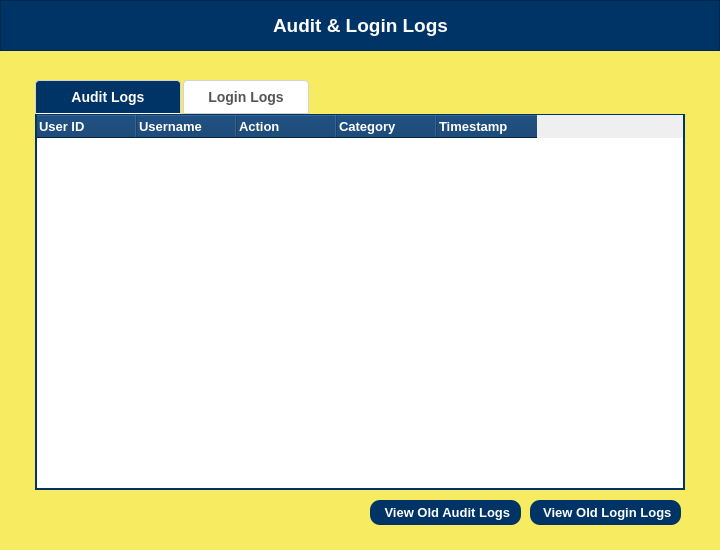
<?xml version="1.0" encoding="UTF-8"?>
<ui version="4.0">
 <class>Dialog</class>
 <widget class="QDialog" name="Dialog">
  <property name="geometry">
   <rect>
    <x>0</x>
    <y>0</y>
    <width>720</width>
    <height>550</height>
   </rect>
  </property>
  <property name="maximumSize">
   <size>
    <width>720</width>
    <height>550</height>
   </size>
  </property>
  <property name="windowTitle">
   <string>Dialog</string>
  </property>
  <widget class="QWidget" name="widgetAddApp" native="true">
   <property name="geometry">
    <rect>
     <x>0</x>
     <y>0</y>
     <width>720</width>
     <height>550</height>
    </rect>
   </property>
   <property name="maximumSize">
    <size>
     <width>720</width>
     <height>550</height>
    </size>
   </property>
   <property name="font">
    <font>
     <family>Arial</family>
     <kerning>false</kerning>
    </font>
   </property>
   <property name="styleSheet">
    <string notr="true">QWidget #widgetAddApp {
	background-color:  rgb(246, 235, 97);
}</string>
   </property>
   <widget class="QFrame" name="frame">
    <property name="geometry">
     <rect>
      <x>0</x>
      <y>0</y>
      <width>720</width>
      <height>51</height>
     </rect>
    </property>
    <property name="font">
     <font>
      <family>Arial</family>
      <kerning>false</kerning>
     </font>
    </property>
    <property name="styleSheet">
     <string notr="true">background-color: rgb(0, 51, 102);
color: white;</string>
    </property>
    <property name="frameShape">
     <enum>QFrame::StyledPanel</enum>
    </property>
    <property name="frameShadow">
     <enum>QFrame::Raised</enum>
    </property>
    <widget class="QLabel" name="label">
     <property name="geometry">
      <rect>
       <x>210</x>
       <y>10</y>
       <width>301</width>
       <height>31</height>
      </rect>
     </property>
     <property name="font">
      <font>
       <family>Arial</family>
       <pointsize>14</pointsize>
       <weight>75</weight>
       <bold>true</bold>
       <kerning>false</kerning>
      </font>
     </property>
     <property name="text">
      <string>Audit &amp; Login Logs</string>
     </property>
     <property name="alignment">
      <set>Qt::AlignCenter</set>
     </property>
    </widget>
   </widget>
   <widget class="QTabWidget" name="logWidget">
    <property name="geometry">
     <rect>
      <x>35</x>
      <y>80</y>
      <width>650</width>
      <height>410</height>
     </rect>
    </property>
    <property name="styleSheet">
     <string notr="true">QTabWidget::pane {
    border: 1px solid  rgb(0, 51, 102);
    border-top: none;
    background-color: white;
}

QTabBar::tab {
    font-family: &quot;Arial&quot;;
    font-size: 14px;
    font-weight: bold;
    color: #555;
    background: white;
    border: 1px solid #d3d3d3;
    border-bottom-color: #d3d3d3;
    border-top-left-radius: 4px;
    border-top-right-radius: 4px;
    min-width: 100px;
    max-width: 200px;
    padding: 6px 12px;
    margin-right: 2px;
	height: 20%;
}

QTabBar::tab:hover {
    background: #e0e0e0;
    color: #333;
}

QTabBar::tab:selected {
    background: rgb(0, 51, 102);
    color: white;
    border-bottom-color: white;
    min-width: 120px;
}

QTabBar::tab:focus {
    border: 1px solid #4a90e2;
    background-color:  rgb(0, 51, 102);
}

QTabBar::tab:selected:focus {
    border-bottom: 2px solid #4a90e2;
	background-color:  rgb(0, 51, 102);
}</string>
    </property>
    <property name="currentIndex">
     <number>0</number>
    </property>
    <widget class="QWidget" name="tabAudit">
     <attribute name="title">
      <string>Audit Logs</string>
     </attribute>
     <widget class="QTableWidget" name="tableAudit">
      <property name="geometry">
       <rect>
        <x>0</x>
        <y>0</y>
        <width>648</width>
        <height>375</height>
       </rect>
      </property>
      <property name="styleSheet">
       <string notr="true">QTableWidget {
    border: 1px solid  rgb(0, 51, 102);
    background-color: white;
    gridline-color: #dcdcdc;
}

QHeaderView::section {
    background-color: rgb(0, 51, 102);
    color: white;
    padding: 2px;
}

QTableWidget::item {
    font-size: 10px;
	padding-left: 2px;
}
</string>
      </property>
      <column>
       <property name="text">
        <string>User ID</string>
       </property>
       <property name="font">
        <font>
         <family>Arial</family>
         <pointsize>10</pointsize>
         <weight>75</weight>
         <bold>true</bold>
        </font>
       </property>
       <property name="textAlignment">
        <set>AlignLeading|AlignVCenter</set>
       </property>
      </column>
      <column>
       <property name="text">
        <string>Username</string>
       </property>
       <property name="font">
        <font>
         <family>Arial</family>
         <pointsize>10</pointsize>
         <weight>75</weight>
         <bold>true</bold>
        </font>
       </property>
       <property name="textAlignment">
        <set>AlignLeading|AlignVCenter</set>
       </property>
      </column>
      <column>
       <property name="text">
        <string>Action</string>
       </property>
       <property name="font">
        <font>
         <family>Arial</family>
         <pointsize>10</pointsize>
         <weight>75</weight>
         <bold>true</bold>
        </font>
       </property>
       <property name="textAlignment">
        <set>AlignLeading|AlignVCenter</set>
       </property>
      </column>
      <column>
       <property name="text">
        <string>Category</string>
       </property>
       <property name="font">
        <font>
         <family>Arial</family>
         <pointsize>10</pointsize>
         <weight>75</weight>
         <bold>true</bold>
        </font>
       </property>
       <property name="textAlignment">
        <set>AlignLeading|AlignVCenter</set>
       </property>
      </column>
      <column>
       <property name="text">
        <string>Timestamp</string>
       </property>
       <property name="font">
        <font>
         <family>Arial</family>
         <pointsize>10</pointsize>
         <weight>75</weight>
         <bold>true</bold>
        </font>
       </property>
       <property name="textAlignment">
        <set>AlignLeading|AlignVCenter</set>
       </property>
      </column>
     </widget>
    </widget>
    <widget class="QWidget" name="tabLogin">
     <attribute name="title">
      <string>Login Logs</string>
     </attribute>
     <widget class="QTableWidget" name="tableLogin">
      <property name="geometry">
       <rect>
        <x>0</x>
        <y>0</y>
        <width>648</width>
        <height>375</height>
       </rect>
      </property>
      <property name="styleSheet">
       <string notr="true">QTableWidget {
    border: 1px solid  rgb(0, 51, 102);
    background-color: white;
    gridline-color: #dcdcdc;
}

QHeaderView::section {
    background-color: rgb(0, 51, 102);
    color: white;
    padding: 2px;
}

QTableWidget::item {
    font-size: 10px;
	padding-left: 2px;
}
</string>
      </property>
      <column>
       <property name="text">
        <string>User ID</string>
       </property>
       <property name="font">
        <font>
         <family>Arial</family>
         <pointsize>10</pointsize>
         <weight>75</weight>
         <bold>true</bold>
        </font>
       </property>
       <property name="textAlignment">
        <set>AlignLeading|AlignVCenter</set>
       </property>
      </column>
      <column>
       <property name="text">
        <string>Username</string>
       </property>
       <property name="font">
        <font>
         <family>Arial</family>
         <pointsize>10</pointsize>
         <weight>75</weight>
         <bold>true</bold>
        </font>
       </property>
       <property name="textAlignment">
        <set>AlignLeading|AlignVCenter</set>
       </property>
      </column>
      <column>
       <property name="text">
        <string>Action</string>
       </property>
       <property name="font">
        <font>
         <family>Arial</family>
         <pointsize>10</pointsize>
         <weight>75</weight>
         <bold>true</bold>
        </font>
       </property>
       <property name="textAlignment">
        <set>AlignLeading|AlignVCenter</set>
       </property>
      </column>
      <column>
       <property name="text">
        <string>IP Address</string>
       </property>
       <property name="font">
        <font>
         <family>Arial</family>
         <pointsize>10</pointsize>
         <weight>75</weight>
         <bold>true</bold>
        </font>
       </property>
       <property name="textAlignment">
        <set>AlignLeading|AlignVCenter</set>
       </property>
      </column>
      <column>
       <property name="text">
        <string>Timestamp</string>
       </property>
       <property name="font">
        <font>
         <family>Arial</family>
         <pointsize>10</pointsize>
         <weight>75</weight>
         <bold>true</bold>
        </font>
       </property>
       <property name="textAlignment">
        <set>AlignLeading|AlignVCenter</set>
       </property>
      </column>
     </widget>
    </widget>
   </widget>
   <widget class="QPushButton" name="pushBtnVOL">
    <property name="geometry">
     <rect>
      <x>530</x>
      <y>500</y>
      <width>151</width>
      <height>25</height>
     </rect>
    </property>
    <property name="font">
     <font>
      <family>Arial</family>
      <pointsize>10</pointsize>
      <weight>75</weight>
      <bold>true</bold>
     </font>
    </property>
    <property name="styleSheet">
     <string notr="true">QPushButton[active=&quot;true&quot;] {
	background-color: rgb(246, 235, 97);
	color:  rgb(0, 51, 102);
}

QPushButton {
	background-color: rgb(0, 51, 102);
	color: white;
	border-radius: 10px;
}

QPushButton:hover {
	background-color: #2980b9;
}
</string>
    </property>
    <property name="text">
     <string> View Old Login Logs</string>
    </property>
    <property name="checkable">
     <bool>false</bool>
    </property>
   </widget>
   <widget class="QPushButton" name="pushBtnVAL">
    <property name="geometry">
     <rect>
      <x>370</x>
      <y>500</y>
      <width>151</width>
      <height>25</height>
     </rect>
    </property>
    <property name="font">
     <font>
      <family>Arial</family>
      <pointsize>10</pointsize>
      <weight>75</weight>
      <bold>true</bold>
     </font>
    </property>
    <property name="styleSheet">
     <string notr="true">QPushButton[active=&quot;true&quot;] {
	background-color: rgb(246, 235, 97);
	color:  rgb(0, 51, 102);
}

QPushButton {
	background-color: rgb(0, 51, 102);
	color: white;
	border-radius: 10px;
}

QPushButton:hover {
	background-color: #2980b9;
}
</string>
    </property>
    <property name="text">
     <string> View Old Audit Logs</string>
    </property>
    <property name="checkable">
     <bool>false</bool>
    </property>
   </widget>
  </widget>
 </widget>
 <resources/>
 <connections/>
</ui>
